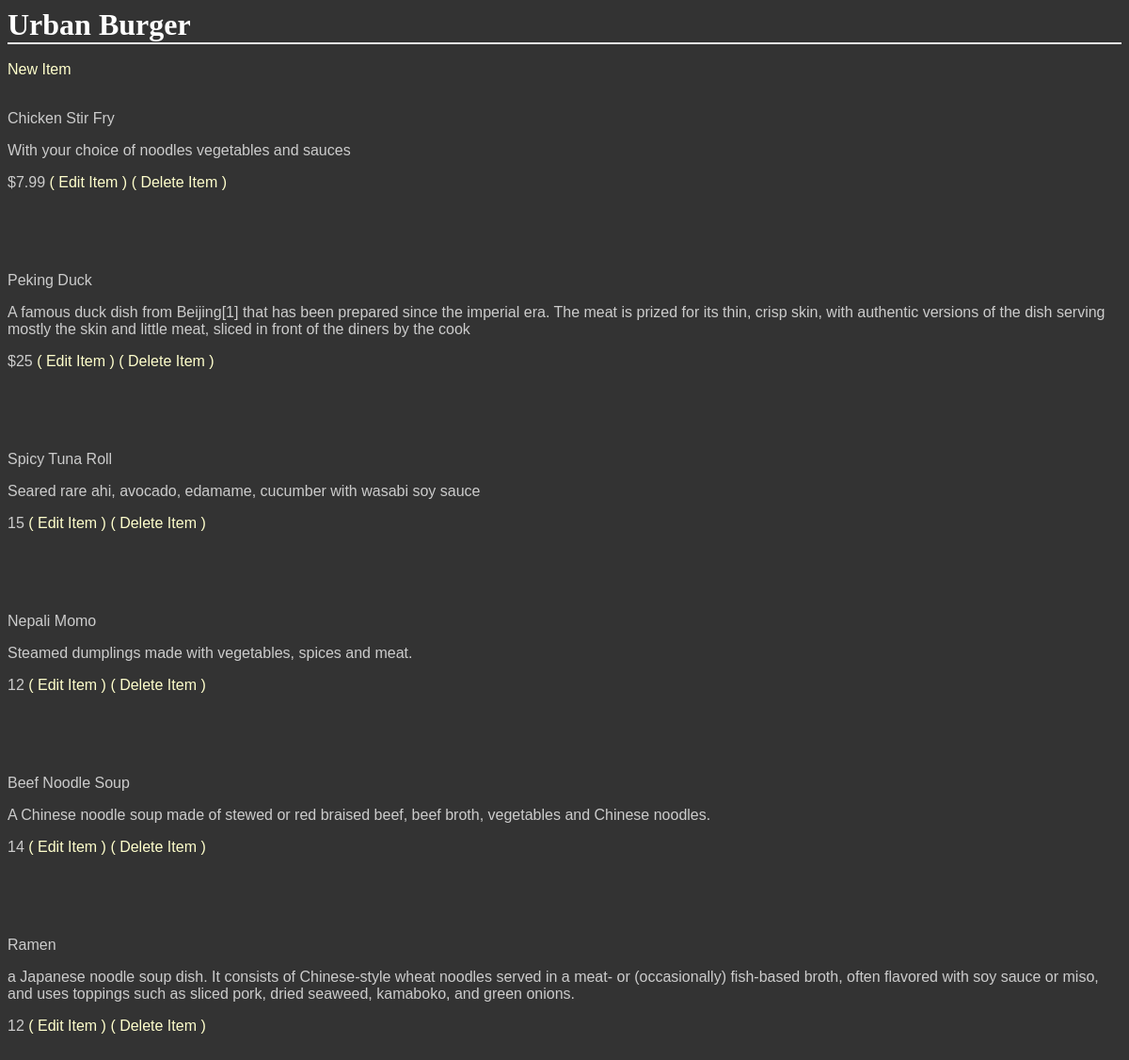
Page /GetShopItems/2/ on the committed database.
### database_setup.py (models this page shows, shortened)
class Shop(Base):
    __tablename__ = 'shop'
    id = Column(Integer, primary_key=True)
    name = Column(String(250), nullable=False)
    owner = Column(String(50), nullable=False)
    profile_pic = Column(String(200))
    avatar_pic = Column(String(200))
    description = Column(String(250))
    cat_id = Column(Integer, ForeignKey('shop_category.id'))
    category = relationship(ShopCategory)

class Items(Base):
    __tablename__ = 'items'
    name = Column(String(80), nullable=False)
    id = Column(Integer, primary_key=True)
    short_description = Column(String(250))
    description = Column(String(500))
    quantity = Column(Integer, nullable=False)
    image = Column(String(20))
    price = Column(String(8))
    shop_id = Column(Integer, ForeignKey('shop.id'))
    shop = relationship(Shop, cascade="all, delete-orphan", single_parent=True)
    cat_id = Column(Integer, ForeignKey('sub_category.id'))
    SubCategory = relationship(SubCategory)

### project.py (the view)
@app.route('/GetShopItems/<int:shop_id>/')
def get_shop_items(shop_id):
    shop = session.query(Shop).filter_by(id=shop_id).one()
    items = session.query(Items).filter_by(shop_id=shop_id)
    return render_template('menu.html', shop=shop, items=items)

### templates/menu.html (shortened to what this page needs)
<html>
<head>
    <link rel="stylesheet" type="text/css" href="{{url_for('static', filename='style.css')}}">
</head>
<body>
<h1>
    {{ shop.name }}
</h1>
<br>
<a href="{{url_for('new_shop_item', shop_id=shop.id)}}">New Item</a>
{% for item in items %}
<br>
<br>
<p>{{ item.name }}</p>
<p>{{ item.description}}</p>
<p>{{ item.price }}
<a href="{{url_for('edit_shop_item', shop_id=shop.id, item_id=item.id)}}">( Edit Item )</a>
<a href="{{url_for('delete_shop_item', shop_id=shop.id, item_id=item.id)}}">( Delete Item )</a>
</p>
<br>
{% endfor %}
</body>
</html>

### static/style.css (style rules this page uses)
body { font-family: sans-serif; background-image: url('img3.jpg'); background-color: #333333 }
h1, h2, h3, h4 { color: #FFFFFF; }
h1, h2 { font-family: 'Georgia', serif; margin: 0; }
h1 { border-bottom: 2px solid #eee; }
p, dd, dt { color: #CCCCCC; }
a { text-decoration: none; color: #FFFFCC; }

### rows in the picture
Shop: name "Urban Burger"
Items: name "Chicken Stir Fry", description "With your choice of noodles vegetables and sauces", price "$7.99"
Items: name "Peking Duck", description "A famous duck dish from Beijing[1] that has been prepared since the imperial era. The meat is prized for its thin, crisp skin, with authentic versions of the dish serving mostly the skin and little meat, sliced in front of the diners by the cook", price "$25"
Items: name "Spicy Tuna Roll", description "Seared rare ahi, avocado, edamame, cucumber with wasabi soy sauce", price "15"
Items: name "Nepali Momo", description "Steamed dumplings made with vegetables, spices and meat.", price "12"
Items: name "Beef Noodle Soup", description "A Chinese noodle soup made of stewed or red braised beef, beef broth, vegetables and Chinese noodles.", price "14"
Items: name "Ramen", description "a Japanese noodle soup dish. It consists of Chinese-style wheat noodles served in a meat- or (occasionally) fish-based broth, often flavored with soy sauce or miso, and uses toppings such as sliced pork, dried seaweed, kamaboko, and green onions.", price "12"
